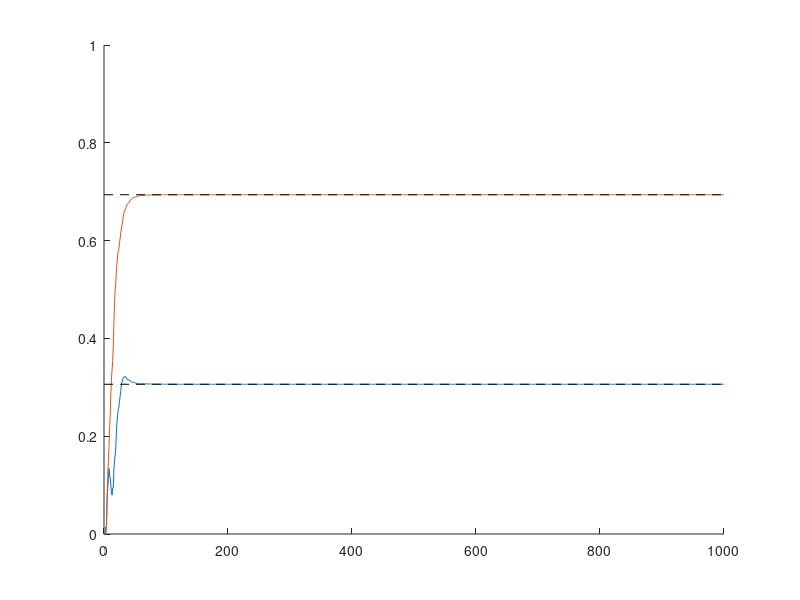
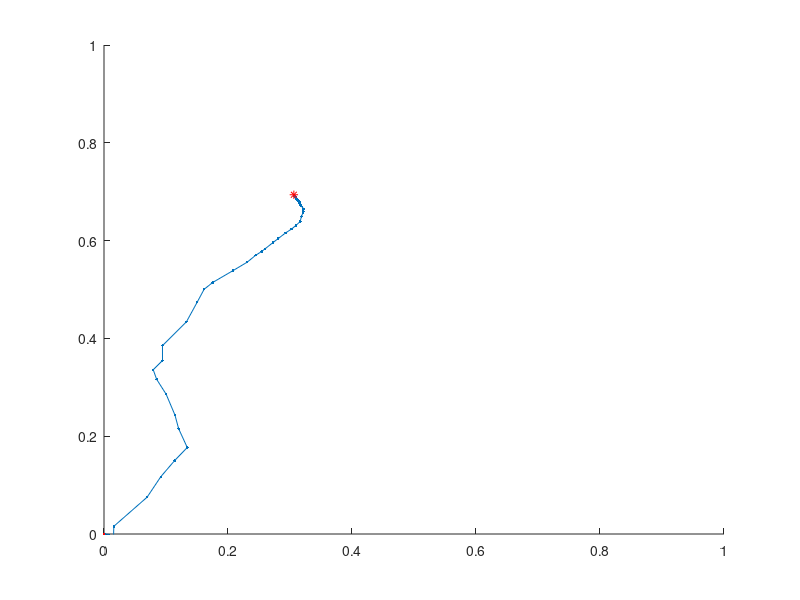

Write the MATLAB code that produced these figures, in order.
clear


%% generative parameters ==================================================

% number of dimensions
D = 2;

% regression coefficients
beta = rand(D,1);
beta = beta / sum(beta);

% generative function for sampling stimuli
gX = @() (rand(D,1)-0.5)*2;

% noise function
nZ = @() 0 * randn(1);


%% simulate ===============================================================
% initialize learning algorithm
theta = [0 0]'; %rand(D,1);

% function for computing estimate
estimate = @(theta, X) theta' * X;

% function for updating parameters
update = @(theta, X, delta, alpha) theta + alpha * delta * X;

T = 1000;
alpha = 0.1;
p = 0.6;
dTheta = 0;

for t = 1:T
    
    theta_store(:,t) = theta;
    
    % sample X for this trial
    X = gX();
    R = beta' * X + nZ();
    
    % compute prediction
    Rhat = theta' * X;
    
    %  compute prediction error
    delta = R - Rhat;
    
    % update
    dTheta = p * dTheta + alpha * delta * X
    theta = theta + dTheta;
    
end


figure(1); clf;  hold on;
plot(theta_store')
for i = 1:D
    plot([0 T], [1 1]*beta(i), 'k--')
end
ylim([0 1])


figure(2); clf; hold on;
plot(theta_store(1,:), theta_store(2,:),'.-')
xlim([0 1]); ylim([0 1])
plot(theta_store(1,1), theta_store(2,1), 'r.')
plot(beta(1), beta(2), 'r*')
